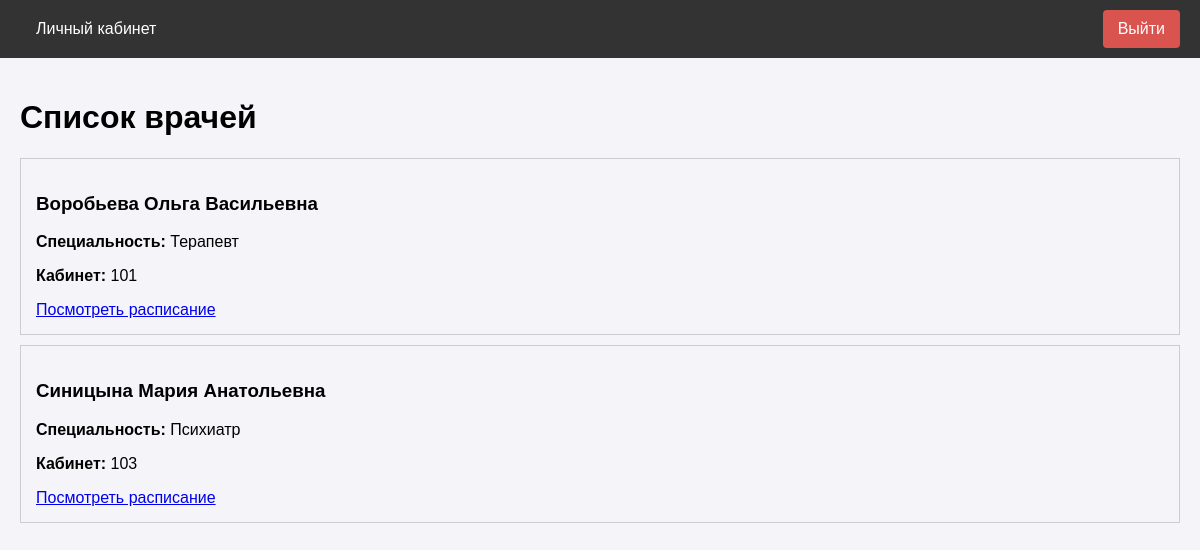
Before: /patient/doctors (signed in) with the older database file.
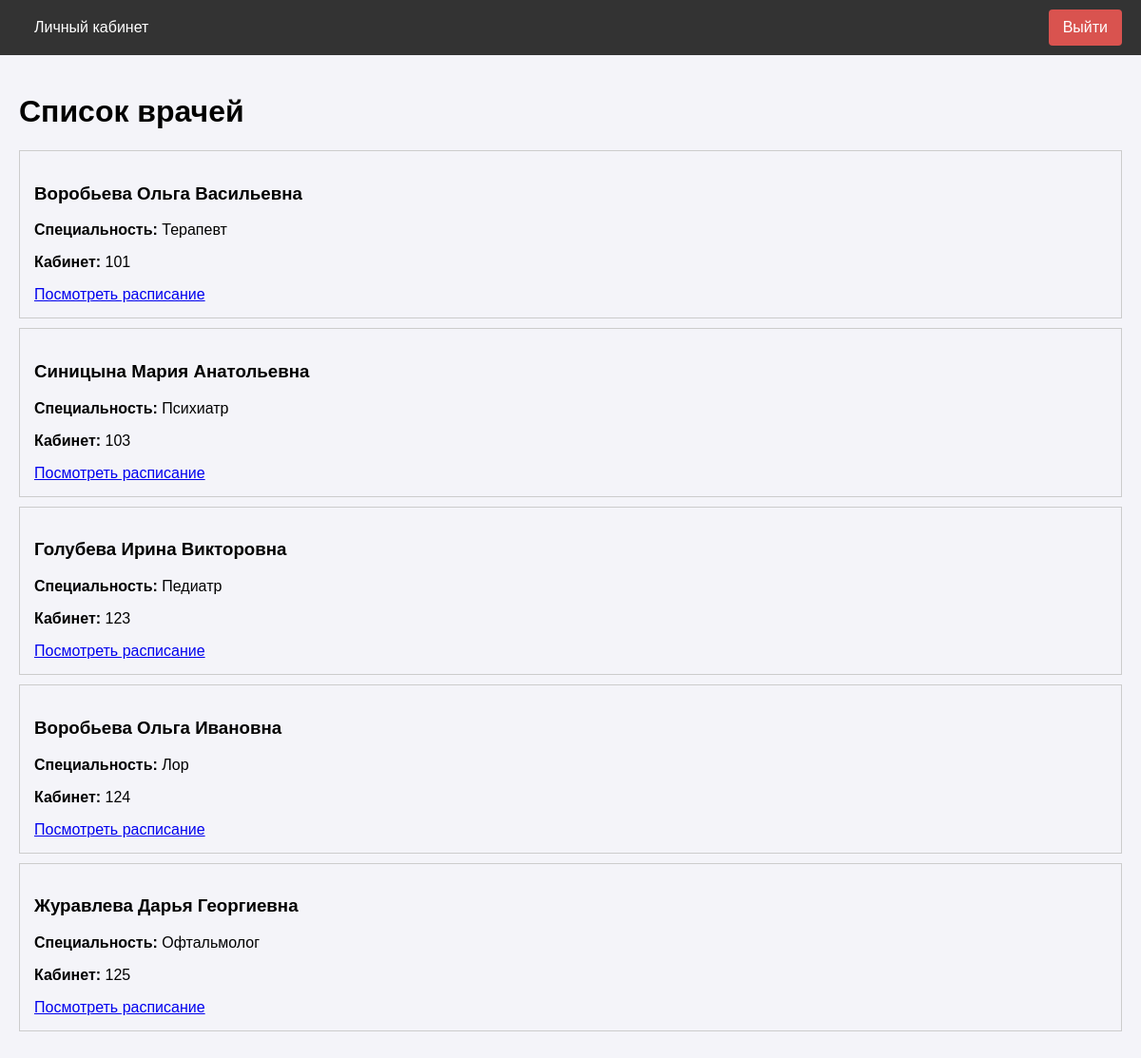
After: the same page with the newer database file.
### app/models.py (models this page shows, shortened)
class User(UserMixin, db.Model):
    __tablename__ = 'users'
    id = db.Column(db.Integer, primary_key=True)
    username = db.Column(db.String(64), index=True, unique=True)
    email = db.Column(db.String(120), index=True, unique=True)
    phone = db.Column(db.String(20), index=True, unique=True)
    password_hash = db.Column(db.String(256))
    role = db.Column(db.String(20), index=True, default='patient')
    specialty = db.Column(db.String(100), nullable=True) # Для врача
    office_number = db.Column(db.String(10), nullable=True) # Для врача
    oms_number = db.Column(db.String(20), nullable=True) # Для пациента
    created_at = db.Column(db.DateTime, default=datetime.utcnow)
    appointments_as_patient = db.relationship('Appointment', foreign_keys='Appointment.patient_id', backref='patient', lazy='dynamic')
    appointments_as_doctor = db.relationship('Appointment', foreign_keys='Appointment.doctor_id', backref='doctor', lazy='dynamic')
    schedule_slots = db.relationship('ScheduleSlot', backref='doctor', lazy='dynamic')
    action_logs = db.relationship('ActionLog', backref='user', lazy='dynamic')

### app/patient/routes.py (the view)
@bp.route('/doctors')
@login_required
@role_required('patient')
def list_doctors():
    doctors = User.query.filter_by(role='doctor').all()
    return render_template('patient/doctors.html', title='Список врачей', doctors=doctors)

### app/models.py (called while the page is built)
@login_manager.user_loader
def load_user(user_id):
    return User.query.get(int(user_id))

### app/utils.py (called while the page is built)
def role_required(role):
    def decorator(f):
        @wraps(f)
        def decorated_function(*args, **kwargs):
            if not current_user.is_authenticated:
                return redirect(url_for('auth.login'))
            if current_user.role != role:
                flash('У вас нет доступа к этой странице.')
                return redirect(url_for('main.index'))
            return f(*args, **kwargs)
        return decorated_function
    return decorator

### app/templates/patient/doctors.html
{% extends "base.html" %}
{% block content %}
<h1>Список врачей</h1>
<div class="doctors-list">
    {% for doctor in doctors %}
    <div class="doctor-card" style="border: 1px solid #ccc; padding: 15px; margin-bottom: 10px;">
        <h3>{{ doctor.username }}</h3>
        <p><strong>Специальность:</strong> {{ doctor.specialty or 'Не указана' }}</p>
        <p><strong>Кабинет:</strong> {{ doctor.office_number or 'Не указан' }}</p>
        <a href="{{ url_for('patient.view_schedule', doctor_id=doctor.id) }}" class="btn">Посмотреть расписание</a>
    </div>
    {% else %}
    <p>Врачей пока нет.</p>
    {% endfor %}
</div>
{% endblock %}

Changed rows visible on the page:
added User: username "Голубева Ирина Викторовна", specialty "Педиатр", office_number "123"
added User: username "Воробьева Ольга Ивановна", specialty "Лор", office_number "124"
added User: username "Журавлева Дарья Георгиевна", specialty "Офтальмолог", office_number "125"
